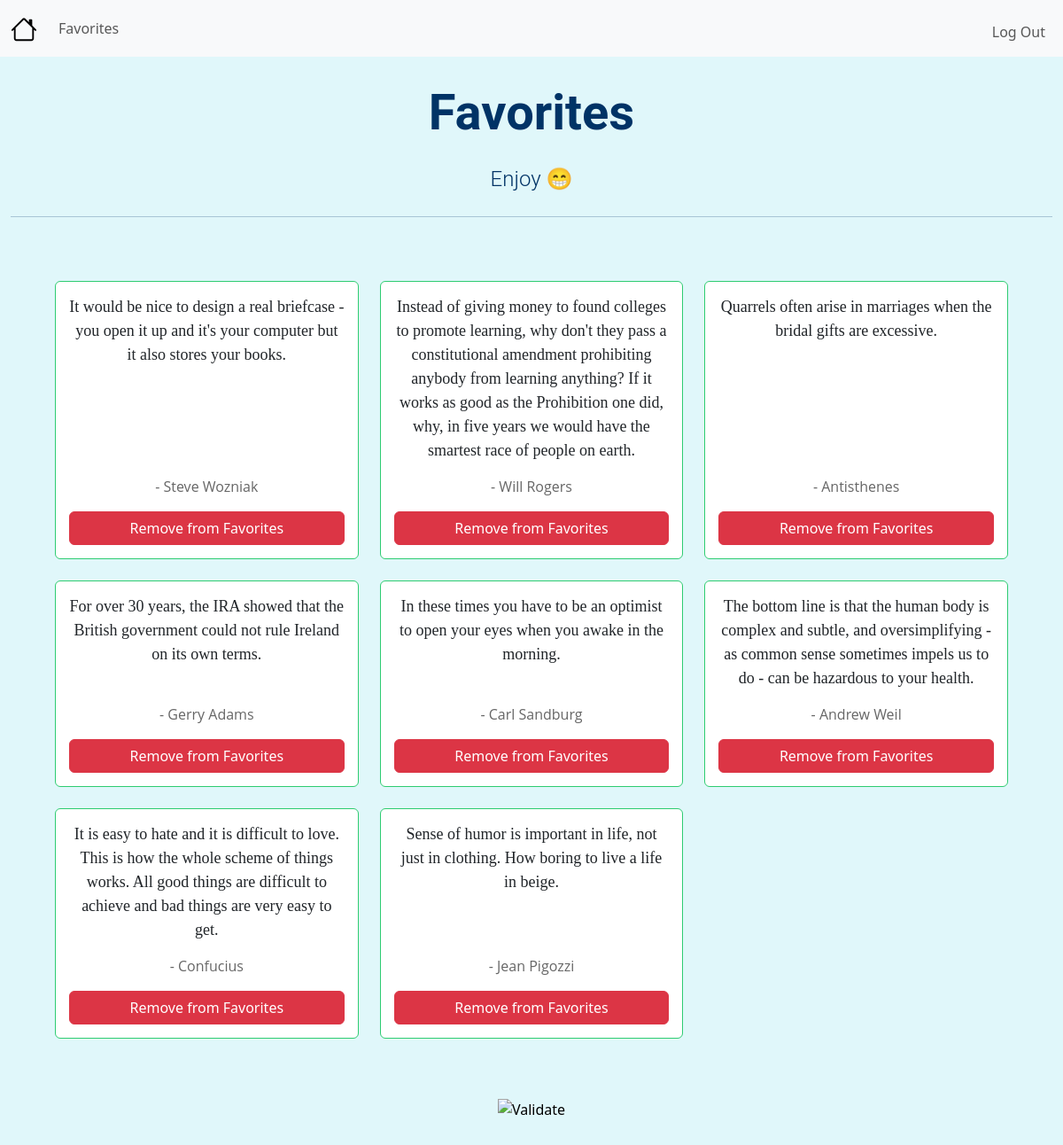
/favorites (signed in), run on an earlier commit of the app's database.
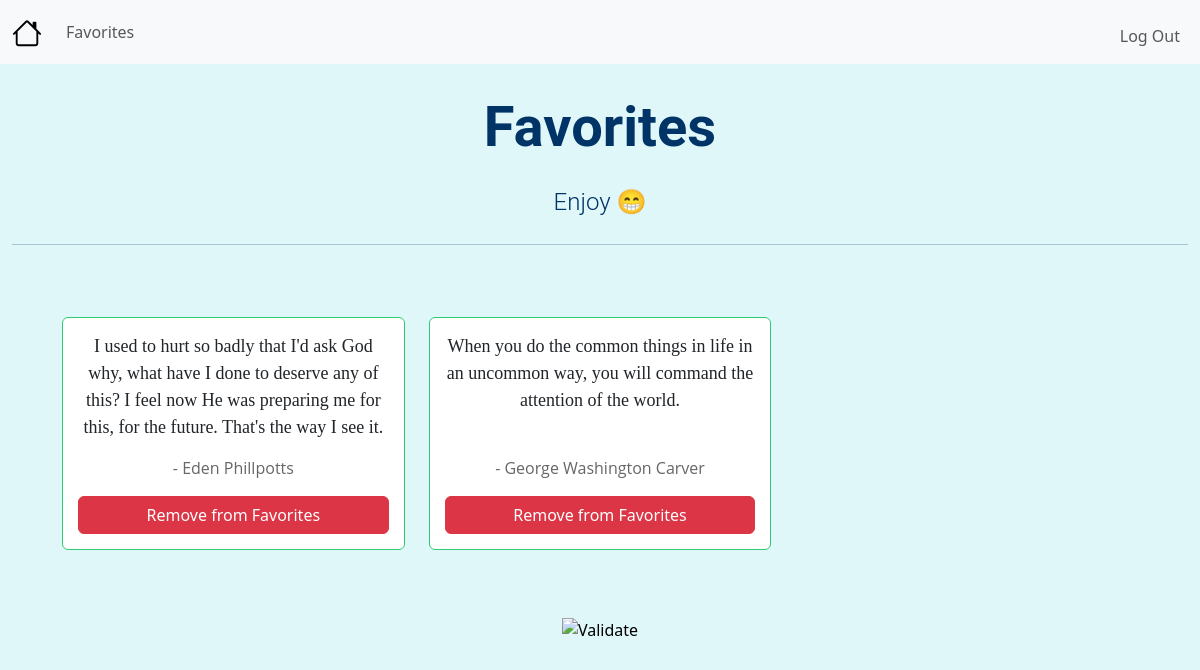
And on a later commit of the database.
### app.py (models this page shows, shortened)
class Favorites(db.Model):
    __tablename__ = "favorites"
    id = db.Column(db.Integer, primary_key=True)
    user_id = db.Column(db.Integer, db.ForeignKey('users.id'), nullable=False)
    quote = db.Column(db.String(1000), unique=True, nullable=False)
    author = db.Column(db.String(300), nullable=False)

### app.py (the view)
@app.route("/favorites")
@login_required
def favorites():
    user_favorites = Favorites.query.filter_by(user_id=session["user_id"]).all()
    return render_template("favorites.html", favorites=user_favorites)

### helpers.py (called while the page is built)
def login_required(f):
    @wraps(f)
    def decorated_function(*args, **kwargs):
        if session.get("user_id") is None:
            return redirect("/login")
        return f(*args, **kwargs)
    return decorated_function

### templates/favorites.html (shortened to what this page needs)
{% extends "layout.html" %}
{% block jumbo_title %}Favorites{% endblock %}
{% block jumbo_message %}Enjoy &#128513;{% endblock %}
{% block main %}
    <div class="favorites-container">
        <div class="row row-cols-1 row-cols-md-2 row-cols-lg-3 g-4">
            {% for favorite in favorites %}
            <div class="col">
                <div class="card h-100">
                    <div class="card-body">
                        <p class="card-text quote-text">{{ favorite.quote }}</p>
                        <p class="card-text author-text">- {{ favorite.author }}</p>
                        <button class="btn btn-danger remove-favorite"
                                data-quote='{{ favorite.quote | tojson }}'
                                data-author='{{ favorite.author | tojson }}'
                                onclick="removeFavorite(getFavoriteData(this))">
                                Remove from Favorites
                        </button>
                    </div>
                </div>
            </div>
            {% endfor %}
        </div>
    </div>
{% endblock %}

### templates/layout.html (shortened to what this page needs)
<!DOCTYPE html>
<html lang="en">
    <head>
        <link href="https://cdn.jsdelivr.net/npm/bootstrap@5.3.3/dist/css/bootstrap.min.css" rel="stylesheet">
        <link href="/static/styles.css" rel="stylesheet">
    </head>
    <body>
        <nav id="navbar" class="navbar navbar-expand-lg bg-body-tertiary">
            <div class="container-fluid">
                <a class="navbar-brand" href="/">
                </a>
                <div class="collapse navbar-collapse" id="navbar">
                    {% if session["user_id"] %}
                        <ul class="navbar-nav">
                            <li class="nav-item"><a class="nav-link" href="/favorites">Favorites</a></li>
                        </ul>
                        <ul class="navbar-nav ms-auto mt-2">
                            <li class="nav-item"><a class="nav-link" href="/logout">Log Out</a></li>
                        </ul>
                    {% else %}
                        <ul class="navbar-nav ms-auto mt-2">
                            <li class="nav-item"><a class="nav-link" href="/register">Register</a></li>
                            <li class="nav-item"><a class="nav-link" href="/login">Log In</a></li>
                        </ul>
                    {% endif %}
                </div>
            </div>
        </nav>
        <div id="jumbo" class="jumbotron mx-auto text-center">
            <div class="container-fluid">
                <h1 class="display-4" id="title">{% block jumbo_title %}{% endblock %}</h1>
                <p class="lead" id="jumbo_message">{% block jumbo_message %}{% endblock %}</p>
                <hr class="my-4">
            </div>
        </div>
        <main class="container py-5 text-center">
            {% block main %}{% endblock %}
        </main>
        <footer class="mb-5">
            <form action="https://validator.w3.org/check" class="text-center" enctype="multipart/form-data" method="post" target="_blank">
                <input alt="Validate" src="/static/I_heart_validator.png" type="image">
            </form>
        </footer>
    </body>
</html>

### static/styles.css (style rules this page uses)
body { background-color: #e0f7fa; }
a { text-decoration: none; }
#jumbo { margin-left: 30px; margin-right: 30px; margin-top: 10px; color: #003366; font-family: "Roboto", sans-serif; }
#title { font-weight: bold; padding-bottom: 15px; padding-top: 20px; animation: fadeIn 4s ease-in-out; }
#jumbo_message { font-size: 1.5rem; }
.favorites-container { padding: 20px; padding-top: 0px; }
.card { border: 1px solid #2ecc71; transition: transform 0.2s; flex: 0 1 300px; max-width: 400px; margin: 0; display: flex; flex-direction: column; }
.card-body { flex: 1; display: flex; flex-direction: column; justify-content: space-between; padding: 15px; overflow-y: auto; max-height: 400px; }
.quote-text { font-size: 18px; font-family: "Georgia", serif; margin-bottom: 15px; }
.author-text { font-size: 16px; font-family: "Open Sans", sans-serif; color: #666; margin-top: auto; }
.quote-text { font-size: 18px; font-family: "Georgia", serif; }
.author-text { font-size: 16px; font-family: "Open Sans", sans-serif; color: #666 }

What changed in the data, as far as the page shows it:
removed Favorites: quote "It would be nice to design a real briefcase - you open it up and it's your computer but it also stores your books.", author "Steve Wozniak"
removed Favorites: quote "Instead of giving money to found colleges to promote learning, why don't they pass a constitutional amendment prohibiting anybody from learning anything? If it works as good as the Prohibition one did, why, in five years we would have the smartest race of people on earth.", author "Will Rogers"
removed Favorites: quote "Quarrels often arise in marriages when the bridal gifts are excessive.", author "Antisthenes"
removed Favorites: quote "For over 30 years, the IRA showed that the British government could not rule Ireland on its own terms.", author "Gerry Adams"
removed Favorites: quote "In these times you have to be an optimist to open your eyes when you awake in the morning.", author "Carl Sandburg"
removed Favorites: quote "The bottom line is that the human body is complex and subtle, and oversimplifying - as common sense sometimes impels us to do - can be hazardous to your health.", author "Andrew Weil"
removed Favorites: quote "It is easy to hate and it is difficult to love. This is how the whole scheme of things works. All good things are difficult to achieve and bad things are very easy to get.", author "Confucius"
removed Favorites: quote "Sense of humor is important in life, not just in clothing. How boring to live a life in beige.", author "Jean Pigozzi"
now on this page (row edited): Favorites: quote "I used to hurt so badly that I'd ask God why, what have I done to deserve any of this? I feel now He was preparing me for this, for the future. That's the way I see it.", author "Eden Phillpotts"
now on this page (row edited): Favorites: quote "When you do the common things in life in an uncommon way, you will command the attention of the world.", author "George Washington Carver"
